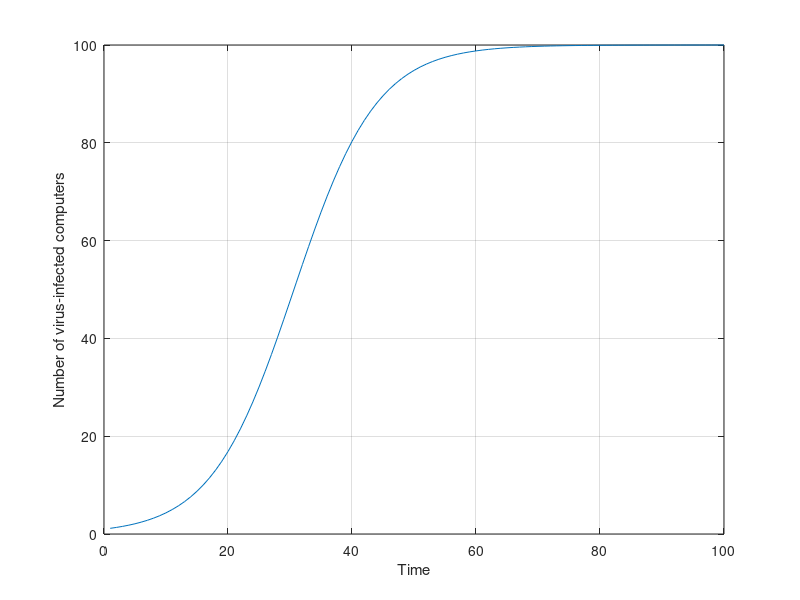

Recreate this plot in MATLAB.
% Simulation of Computer Virus Propagation Mathematical Model
clear all;
close all;

% Parameters setting
N=100; % number of computers
M=15; % number of data communications between computers
X0=1; % initial number of infected computers

% Time generation
time_units=100; % number of time unit for the simulation
time=1:time_units; % timeline

% Mathematical expectation of propagation
Xn=N./(1+(N-1)*exp(-time*M/N));

% make plot...
plot(time,Xn)
grid on
xlabel('Time')
ylabel('Number of virus-infected computers')
%set(gca,'Box','off')

